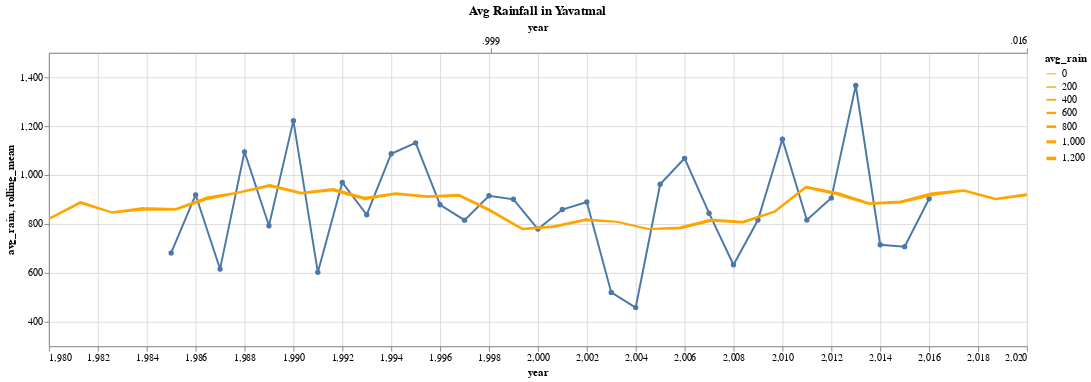

This figure's notebook cell:
### Markdown cell above
## Final Output

### The plot is intreactable i.e. we can zoom in and zoom out on data points.

### Code cell
#collapse-hide
#Combine everything
(train_chart + rolling_mean).properties(
    width=1000,
    height=300,
    title="Avg Rainfall in Yavatmal").add_selection(
    scales
)

### Figure 1 — Vega-Lite specification as saved in the notebook (floating-point values rounded to 4 significant figures)
{"config": {"view": {"continuousWidth": 400, "continuousHeight": 300}}, "layer": [{"data": {"name": "data-0ad63c265a946572a1d1dec8daa6b220"}, "mark": {"type": "line", "point": true}, "encoding": {"tooltip": [{"type": "quantitative", "field": "year"}, {"type": "quantitative", "field": "avg_rain"}], "x": {"type": "quantitative", "field": "year"}, "y": {"type": "quantitative", "field": "avg_rain", "scale": {"domain": [300, 1500]}}}, "selection": {"selector001": {"type": "interval", "bind": "scales"}}}, {"data": {"name": "data-0ad63c265a946572a1d1dec8daa6b220"}, "mark": {"type": "trail", "color": "orange", "size": 1}, "encoding": {"size": {"type": "quantitative", "field": "avg_rain"}, "x": {"type": "temporal", "field": "year"}, "y": {"type": "quantitative", "field": "rolling_mean"}}, "transform": [{"window": [{"op": "mean", "field": "avg_rain", "as": "rolling_mean"}], "frame": [-4, 4]}]}], "height": 300, "title": "Avg Rainfall in Yavatmal", "width": 1000, "$schema": "https://vega.github.io/schema/vega-lite/v4.8.1.json", "datasets": {"data-0ad63c265a946572a1d1dec8daa6b220": [{"index": 0, "year": 1985, "avg_rain": 681.3}, {"index": 1, "year": 1986, "avg_rain": 919.2}, {"index": 2, "year": 1987, "avg_rain": 615.4}, {"index": 3, "year": 1988, "avg_rain": 1095.0}, {"index": 4, "year": 1989, "avg_rain": 792.8}, {"index": 5, "year": 1990, "avg_rain": 1223.0}, {"index": 6, "year": 1991, "avg_rain": 602.1}, {"index": 7, "year": 1992, "avg_rain": 969.8}, {"index": 8, "year": 1993, "avg_rain": 837.8}, {"index": 9, "year": 1994, "avg_rain": 1087.0}, {"index": 10, "year": 1995, "avg_rain": 1132.0}, {"index": 11, "year": 1996, "avg_rain": 878.5}, {"index": 12, "year": 1997, "avg_rain": 815.5}, {"index": 13, "year": 1998, "avg_rain": 915.3}, {"index": 14, "year": 1999, "avg_rain": 900.9}, {"index": 15, "year": 2000, "avg_rain": 779.2}, {"index": 16, "year": 2001, "avg_rain": 859.0}, {"index": 17, "year": 2002, "avg_rain": 889.9}, {"index": 18, "year": 2003, "avg_rain": 520.0}, {"index": 19, "year": 2004, "avg_rain": 458.1}, {"index": 20, "year": 2005, "avg_rain": 962.4}, {"index": 21, "year": 2006, "avg_rain": 1068.0}, {"index": 22, "year": 2007, "avg_rain": 844.0}, {"index": 23, "year": 2008, "avg_rain": 633.2}, {"index": 24, "year": 2009, "avg_rain": 816.0}, {"index": 25, "year": 2010, "avg_rain": 1147.0}, {"index": 26, "year": 2011, "avg_rain": 815.9}, {"index": 27, "year": 2012, "avg_rain": 905.8}, {"index": 28, "year": 2013, "avg_rain": 1366.0}, {"index": 29, "year": 2014, "avg_rain": 715.1}, {"index": 30, "year": 2015, "avg_rain": 707.1}, {"index": 31, "year": 2016, "avg_rain": 903.2}]}}
